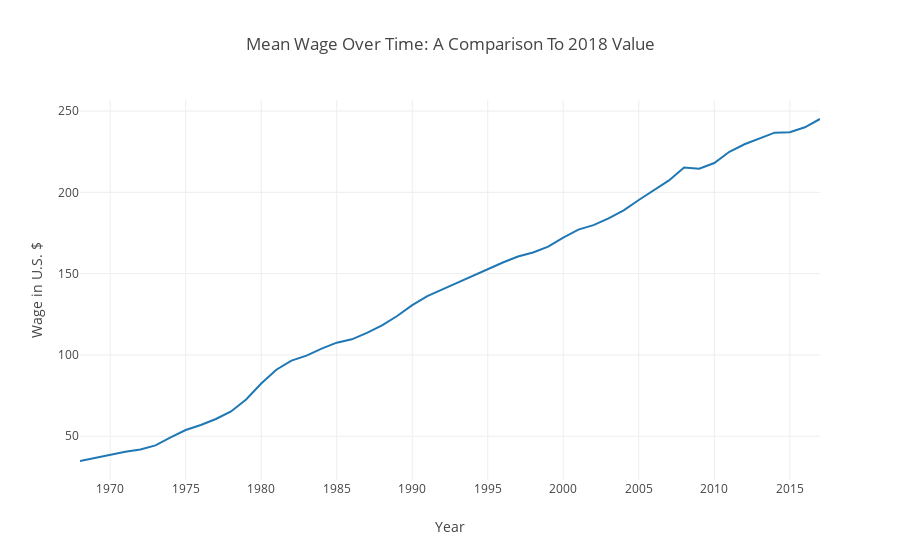

Here is the notebook cell this chart was saved with:
### Code cell
trace7 = go.Scatter(
     x = mean_yearly_wage['Year'],
     y = mean_yearly_wage['CPI_Average'],
     name = '2018 Wage Equivalent'
     )

data = [trace7]

fig = dict(data=data, layout=layout)
py.offline.iplot(fig, filename='styled-line')

### Figure 1 — Plotly figure (JSON) as saved in the notebook; plotly's stock layout.template omitted (floating-point values rounded to 4 significant figures)
{"data": [{"name": "2018 Wage Equivalent", "type": "scatter", "uid": "0f35be30-132b-4723-a141-061e17e3f4cc", "x": [1968, 1969, 1970, 1971, 1972, 1973, 1974, 1975, 1976, 1977, 1978, 1979, 1980, 1981, 1982, 1983, 1984, 1985, 1986, 1987, 1988, 1989, 1990, 1991, 1992, 1993, 1994, 1995, 1996, 1997, 1998, 1999, 2000, 2001, 2002, 2003, 2004, 2005, 2006, 2007, 2008, 2009, 2010, 2011, 2012, 2013, 2014, 2015, 2016, 2017], "y": [34.78, 36.68, 38.83, 40.49, 41.82, 44.4, 49.31, 53.82, 56.91, 60.61, 65.23, 72.57, 82.41, 90.93, 96.5, 99.6, 103.9, 107.6, 109.6, 113.6, 118.3, 124.0, 130.7, 136.2, 140.3, 144.5, 148.2, 152.4, 156.9, 160.5, 163.0, 166.6, 172.2, 177.1, 179.9, 184.0, 188.9, 195.3, 201.6, 207.3, 215.3, 214.5, 218.1, 224.9, 229.6, 233.0, 236.7, 237.0, 240.0, 245.1]}], "layout": {"title": {"text": "Mean Wage Over Time: A Comparison To 2018 Value"}, "xaxis": {"title": {"text": "Year"}}, "yaxis": {"title": {"text": "Wage in U.S. $"}}}}
